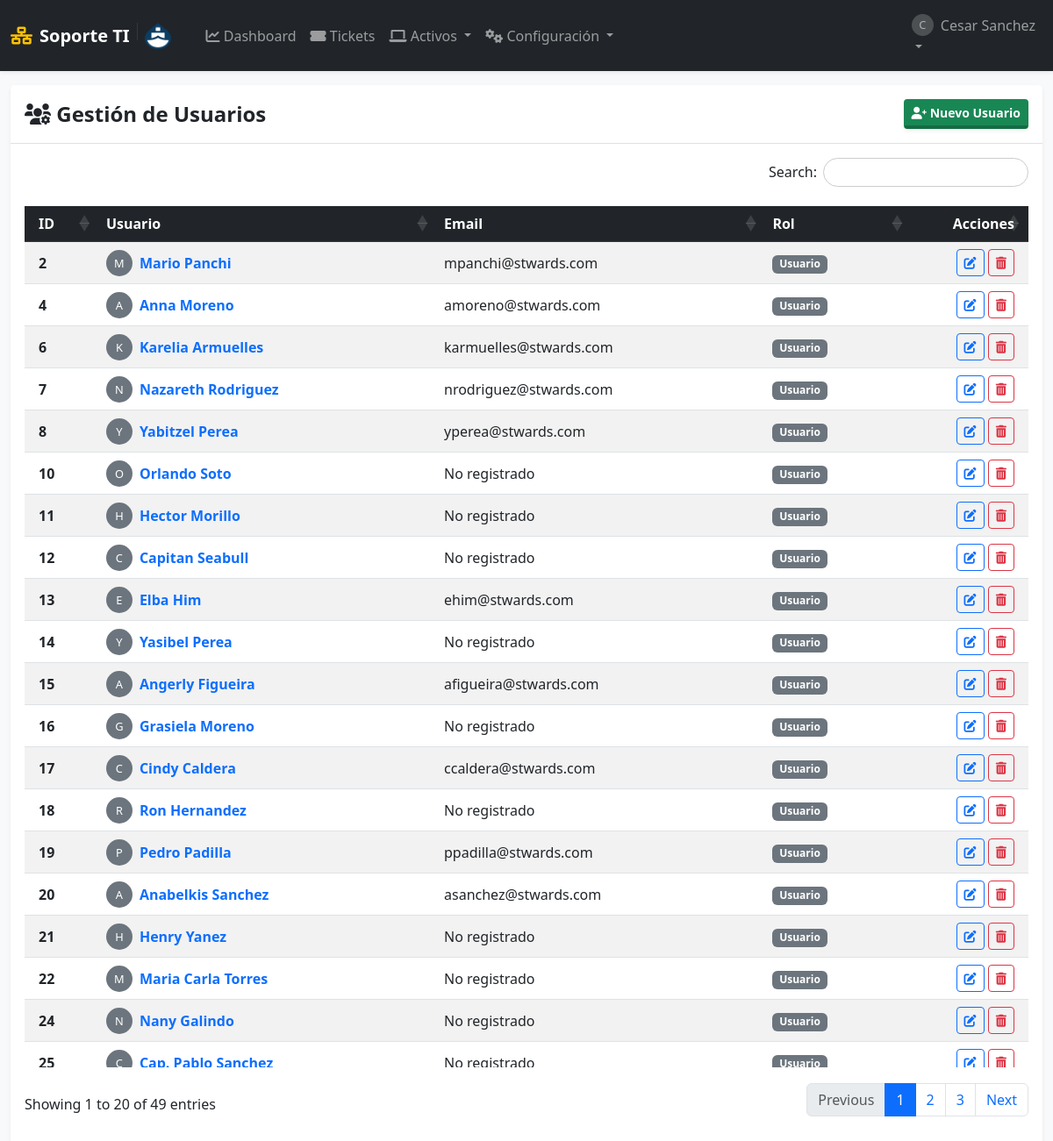
Before: /admin/usuarios (signed in) with the older database file.
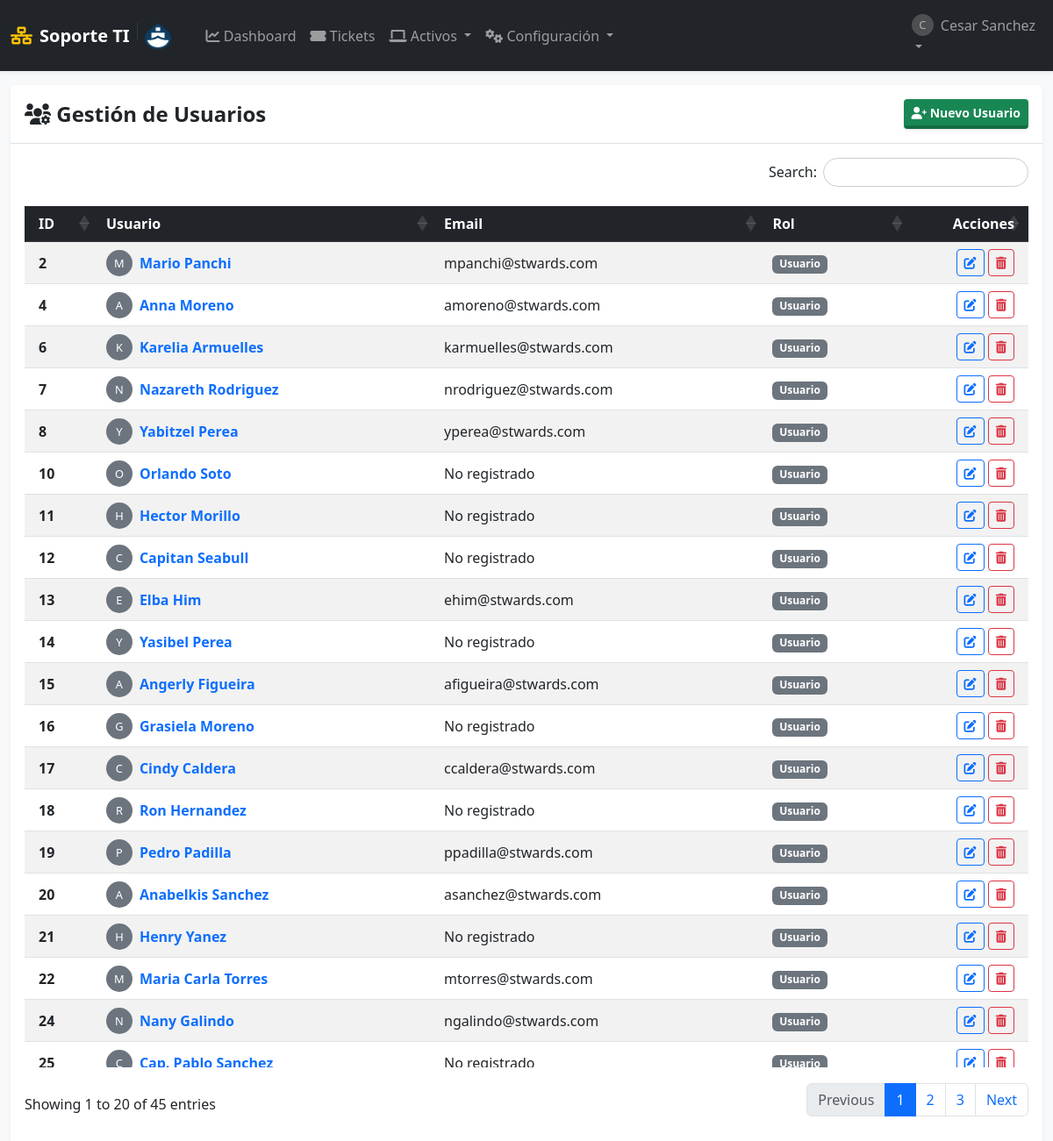
After: the same page with the newer database file.
### tables this page shows
CREATE TABLE usuarios (
            id INTEGER PRIMARY KEY AUTOINCREMENT,
            username TEXT UNIQUE NOT NULL,
            email TEXT UNIQUE,
            password_hash TEXT NOT NULL,
            role TEXT NOT NULL DEFAULT 'user' CHECK(role IN ('admin', 'user', 'tecnico')),
            departamento TEXT,
            fecha_creacion TIMESTAMP DEFAULT CURRENT_TIMESTAMP
        );

### app.py (the view)
@app.route('/admin/usuarios')
@admin_required
def admin_usuarios():
    return render_template('admin_usuarios.html', usuarios=get_db().execute("SELECT * FROM usuarios").fetchall())

### app.py (called while the page is built)
def get_db():
    if 'db' not in g:
        g.db = sqlite3.connect(app.config['DB_FILE'])
        g.db.row_factory = sqlite3.Row
        g.db.execute("PRAGMA foreign_keys = ON")
    return g.db

def admin_required(f):
    @wraps(f)
    def decorated_function(*args, **kwargs):
        if session.get('role') != 'admin':
            flash('Acceso denegado.', 'danger')
            return redirect(url_for('dashboard'))
        return f(*args, **kwargs)
    return decorated_function

### templates/admin_usuarios.html
{% extends "layout.html" %}
{% block content %}
<div class="card shadow-sm h-100 border-0">
    <div class="card-header bg-white py-3 border-bottom">
        <div class="row align-items-center">
            <div class="col-6">
                <h4 class="mb-0 text-dark fw-bold"><i class="fas fa-users-cog"></i> Gestión de Usuarios</h4>
            </div>
            <div class="col-6 text-end">
                <a href="{{ url_for('admin_crear_usuario') }}" class="btn btn-success btn-sm shadow-sm">
                    <i class="fas fa-user-plus"></i> Nuevo Usuario
                </a>
            </div>
        </div>
    </div>
    <div class="card-body p-3">
        <table class="table table-striped table-hover tabla-enterprise w-100 align-middle">
            <thead class="table-dark">
                <tr>
                    <th class="ps-3">ID</th>
                    <th>Usuario</th>
                    <th>Email</th>
                    <th>Rol</th>
                    <th class="text-end pe-3">Acciones</th>
                </tr>
            </thead>
            <tbody>
                {% for usuario in usuarios %}
                <tr>
                    <td class="ps-3 fw-bold">{{ usuario.id }}</td>
                    <td>
                        <div class="d-flex align-items-center">
                            <div class="avatar-circle bg-secondary text-white me-2" style="width: 30px; height: 30px; font-size: 0.8em; line-height: 30px; text-align: center; border-radius: 50%;">
                                {{ usuario.username[0].upper() }}
                            </div>
                            <span class="fw-bold text-primary">{{ usuario.username }}</span>
                        </div>
                    </td>
                    <td>{{ usuario.email or 'No registrado' }}</td>
                    <td>
                        {% if usuario.role == 'admin' %}
                            <span class="badge bg-danger">Administrador</span>
                        {% elif usuario.role == 'tecnico' %}
                            <span class="badge bg-info text-dark">Técnico</span>
                        {% else %}
                            <span class="badge bg-secondary">Usuario</span>
                        {% endif %}
                    </td>
                    <td class="text-end pe-3">
                        <a href="{{ url_for('admin_editar_usuario', user_id=usuario.id) }}" class="btn btn-sm btn-outline-primary" title="Editar">
                            <i class="fas fa-edit"></i>
                        </a>
                        {% if usuario.id != session['user_id'] %}
                        <form action="{{ url_for('admin_eliminar_usuario', user_id=usuario.id) }}" method="POST" class="d-inline" onsubmit="return confirm('¿Estás seguro de eliminar a {{ usuario.username }}? Esta acción es irreversible.');">
                            <button type="submit" class="btn btn-sm btn-outline-danger" title="Eliminar">
                                <i class="fas fa-trash-alt"></i>
                            </button>
                        </form>
                        {% endif %}
                    </td>
                </tr>
                {% endfor %}
            </tbody>
        </table>
    </div>
</div>
{% endblock %}

Changed rows visible on the page:
changed usuarios "Maria Carla Torres": email "No registrado" → "mtorres@stwards.com"
changed usuarios "Nany Galindo": email "No registrado" → "ngalindo@stwards.com"
Other visible differences:
text written by a page script: "Search: Showing 1 to 20 of 49 entries Previous 1 2 3 Next" → "Search: Showing 1 to 20 of 45 entries Previous 1 2 3 Next"
